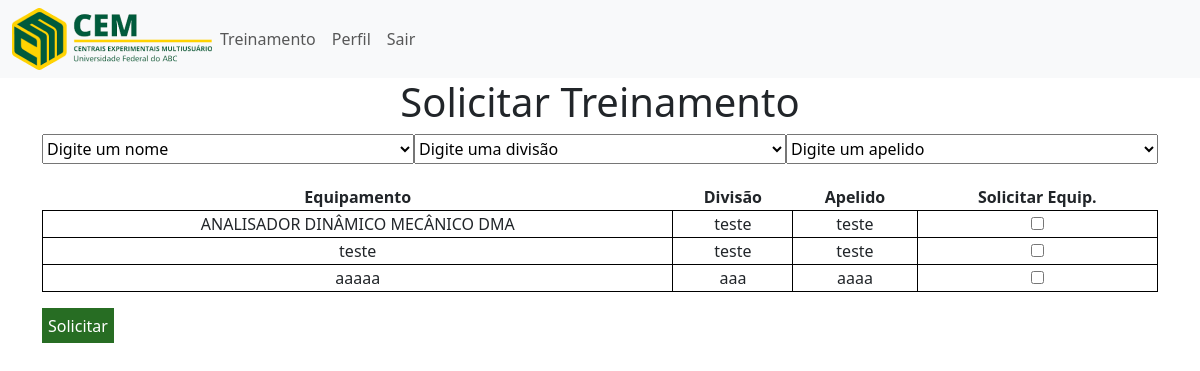
The app's page /core/treinamento/treinamento/ (signed in) with its own data.
### equipamentos/models.py (models this page shows, shortened)
class Equipamento(models.Model):
    id_equipamento = models.AutoField(primary_key=True)
    nome = models.CharField(max_length=100)
    apelido = models.CharField(max_length=20)
    descricao = models.CharField(max_length=100)
    fabricante = models.CharField(max_length=100)
    localizacao = models.CharField(max_length=10)
    origem = models.CharField(max_length=10)
    ano_aquisicao = models.CharField(max_length=255)
    sala = models.CharField(max_length=20)
    divisao = models.CharField(max_length=255, null=True)
    status = models.CharField(max_length=20)
    comentario = models.CharField(max_length=20)
    chave = models.CharField(max_length=255)
    patrimonio = models.CharField(max_length=255)
    aquisicao = models.CharField(max_length=100)
    prof = models.CharField(max_length=255)
    id_tecnico = models.ForeignKey(Tecnico, on_delete=models.CASCADE, null=False)

### treinamento/views.py (the view)
# urls.py: path('treinamento/', include('treinamento.urls'), name='treinamento'),
def treinamento(request):
    if 'chave' in request.session:
        perfil_user = request.session.get('perfil')
        chave = request.session.get('chave')
        if perfil_user == 'docente':
            solicitacoes_usuario = Solicitacoes.objects.filter(id_Docente=chave)
        elif perfil_user == 'pos_doutorando':
            solicitacoes_usuario = Solicitacoes.objects.filter(id_PosDout=chave)
        elif perfil_user == 'aluno_pos_ic':
            solicitacoes_usuario = Solicitacoes.objects.filter(id_AlunoPosIC=chave)
        elif perfil_user == 'user_externo':
            solicitacoes_usuario = Solicitacoes.objects.filter(id_UserExterno=chave)
        else:
            solicitacoes_usuario = None
        if solicitacoes_usuario:
            equipamentos = Equipamento.objects.exclude(id_equipamento__in=solicitacoes_usuario.values('id_equipamento'))
        else:
            equipamentos = Equipamento.objects.all()
        return render(request, 'treinamento.html', {'equipamentos': equipamentos})
    else:
        return HttpResponse('Precisa estar logado para acessar essa função')

### treinamento/templates/treinamento.html (shortened to what this page needs)
{% extends 'treinamento/base.html' %}
{% load static %}
{% block conteudo %}
<div class="container">
    <h1>Solicitar Treinamento</h1>
    <div class="d-flex justfy-content-between form_solicita_treinamento">
        <select name="equipamento" id="equipamento">
            <option value="">Digite um nome</option>
        </select>
        <select name="divisao" id="divisao">
            <option value="">Digite uma divisão</option>
        </select>
        <select name="apelido" id="apelido">
            <option value="">Digite um apelido</option>
        </select>
    </div>
    <form action="{% url 'solicitar_treinamento' %}" method="post">
        <div class="tela">
            <table class="solicitacoes text-center">
                <thead>
                    <tr>
                        <th>Equipamento</th>
                        <th>Divisão</th>
                        <th>Apelido</th>
                        <th>Solicitar Equip.</th>
                    </tr>
                </thead>
                <tbody>
                    {% for equipamento in equipamentos %}
                    <tr>
                        <td>{{ equipamento.nome }}</td>
                        <td>{{ equipamento.divisao }}</td>
                        <td>{{ equipamento.apelido }}</td>
                        <td><input type="checkbox" name="equipamento_selecionado" value="{{ equipamento.nome }}" id=""></td>
                    </tr>
                    {% endfor %}
                </tbody>
            </table>
        </div>
        <input type="submit" value="Solicitar" id="btn-submit" class="mt-3">
    </form>
</div>
{% endblock %}

### static/css/style.css (style rules this page uses)
h1 { text-align: center; }
input[type=text], select { height: 30px; width: 50%; }
input[type=submit] { background-color: #276d23; border: 0; height: 35px; color: #FFF; }
.container { width: 100%; }
th { border-bottom: #000 solid 1px; }
.tela { margin-top: 20px; }
.solicitacoes { width: 100%; }
td { border: #000 solid 1px; }

### records on screen
Equipamento: nome "ANALISADOR DINÂMICO MECÂNICO DMA", divisao "teste", apelido "teste"
Equipamento: nome "teste", divisao "teste", apelido "teste"
Equipamento: nome "aaaaa", divisao "aaa", apelido "aaaa"
